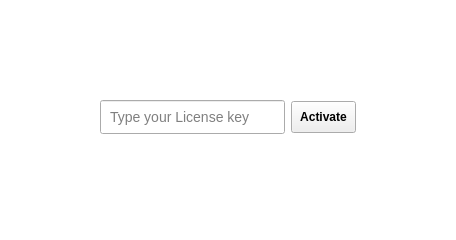
     <widget class="QFrame" name="license_frame">
      <property name="sizePolicy">
       <sizepolicy hsizetype="Preferred" vsizetype="Fixed">
        <horstretch>0</horstretch>
        <verstretch>0</verstretch>
       </sizepolicy>
      </property>
      <property name="styleSheet">
       <string notr="true">QFrame{
	background:transparent
}</string>
      </property>
      <layout class="QVBoxLayout" name="_2">
       <property name="leftMargin">
        <number>100</number>
       </property>
       <property name="topMargin">
        <number>100</number>
       </property>
       <property name="rightMargin">
        <number>100</number>
       </property>
       <property name="bottomMargin">
        <number>0</number>
       </property>
       <item>
        <layout class="QHBoxLayout" name="horizontalLayout_25">
         <property name="topMargin">
          <number>0</number>
         </property>
         <item>
          <widget class="QLineEdit" name="license_le">
           <property name="styleSheet">
            <string notr="true">padding:7px;
font-size:14px</string>
           </property>
           <property name="placeholderText">
            <string>Type your License key</string>
           </property>
          </widget>
         </item>
         <item>
          <widget class="QPushButton" name="license_btn">
           <property name="styleSheet">
            <string notr="true">padding:8px;
font-weight:bold</string>
           </property>
           <property name="text">
            <string>Activate</string>
           </property>
          </widget>
         </item>
        </layout>
       </item>
       <item>
        <widget class="QTextBrowser" name="license_status_label">
         <property name="sizePolicy">
          <sizepolicy hsizetype="Preferred" vsizetype="Preferred">
           <horstretch>0</horstretch>
           <verstretch>0</verstretch>
          </sizepolicy>
         </property>
         <property name="minimumSize">
          <size>
           <width>0</width>
           <height>100</height>
          </size>
         </property>
         <property name="maximumSize">
          <size>
           <width>16777215</width>
           <height>100</height>
          </size>
         </property>
         <property name="styleSheet">
          <string notr="true">color:#e63c41;
font-weight:bold;
border:none;
</string>
         </property>
        </widget>
       </item>
      </layout>
     </widget>
